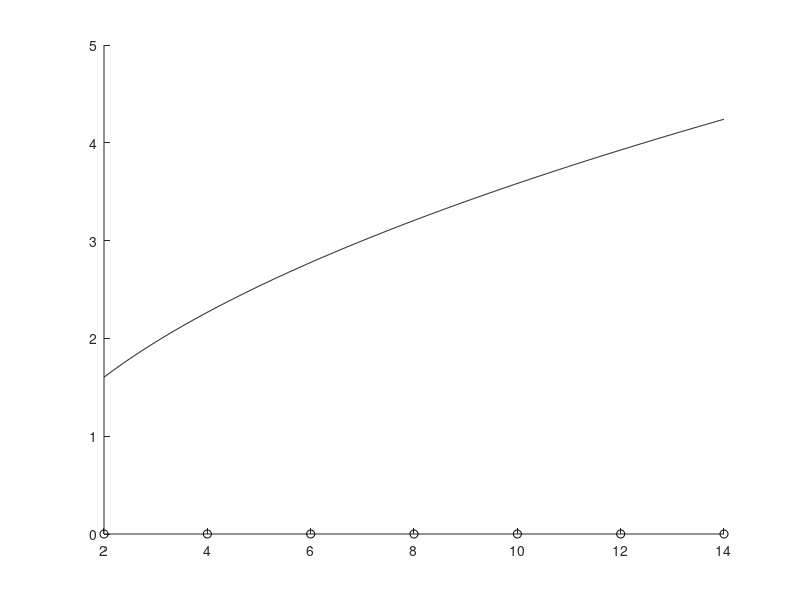

MATLAB code to generate this figure: (Note: this script raises an error after producing the figure.)
p = 1.5;
%p = 2;
%p = 10;


n_range = 1:7;
m_range = 2:2:14;

clf;
hold on

for m = m_range
    worst_case = 0;
    for n = n_range
        try
            filename = ['data/',num2str(n),'_',num2str(m),'_',num2str(m),'_',num2str(p),'.mat'];
            load(filename)
            worst_case = max(worst_case, 1/fval);
        catch
            continue
        end
    end
    data_points = plot(m,worst_case,'ok');
end

gamma_r = @(r) 2^(r/2)/sqrt(pi) * gamma((r+1)/2);

x = linspace(2, 14, 1000);
theory = plot(x, gamma_r(p)^(1/p)/gamma_r(1) * sqrt(x), 'k');

title("Worst-case approximation ratio for $q=$1, $p=$"+num2str(p), 'Interpreter', 'latex', 'FontSize', 13)
xlabel("$\ell$ (in this case, $\ell=m$, $2n = m$)", 'Interpreter', 'latex', 'FontSize', 13)
ylabel("Approximation Ratio", 'Interpreter', 'latex', 'FontSize', 13)

lgd = legend([data_points theory], {'Worst-Case Results', '$C_p\cdot\sqrt{\ell}$'}, 'Interpreter', 'latex', 'Location', 'northwest');
lgd.FontSize = 15;

matlab2tikz(['p_equals_',num2str(p),'.tex'])